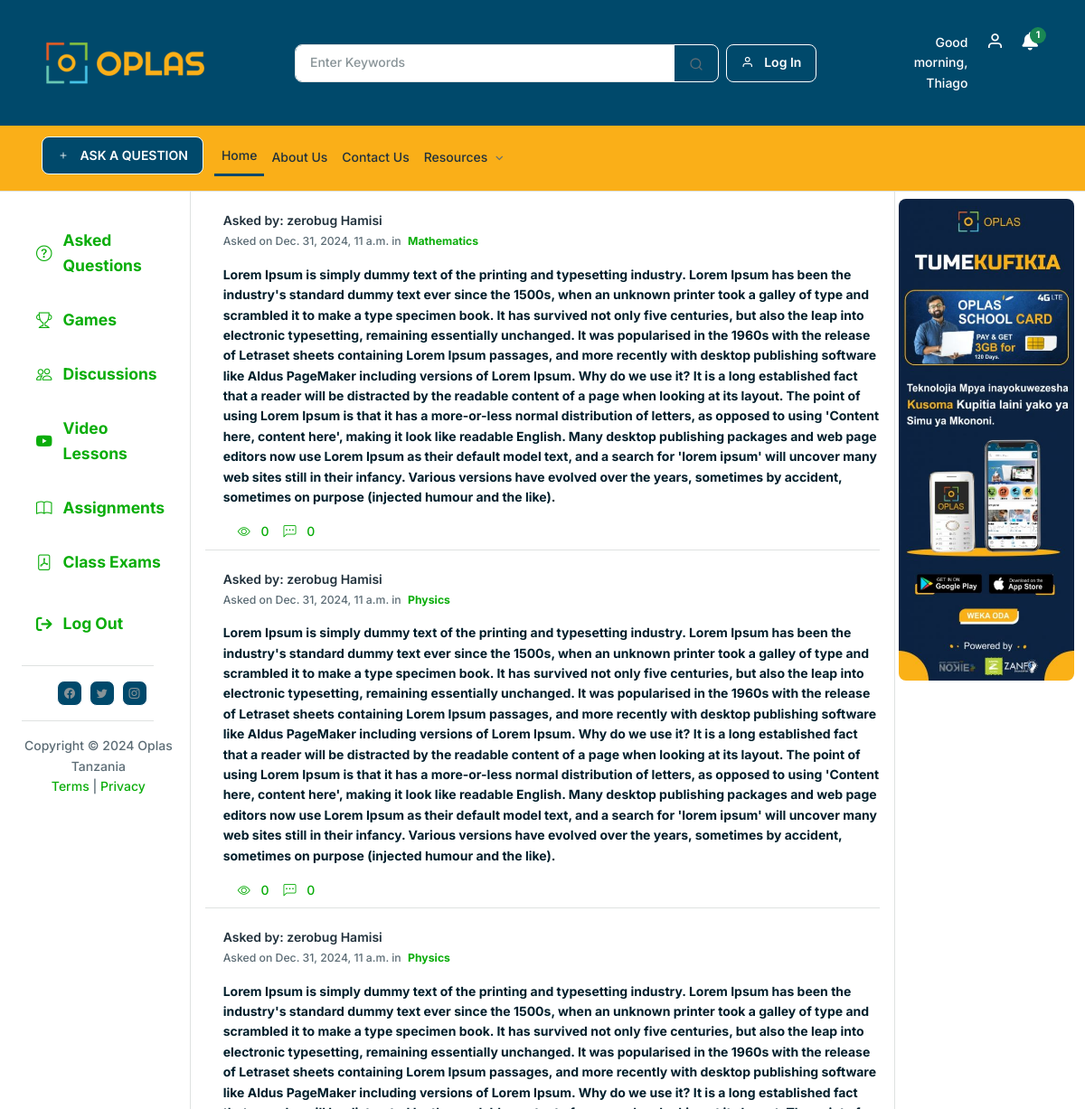
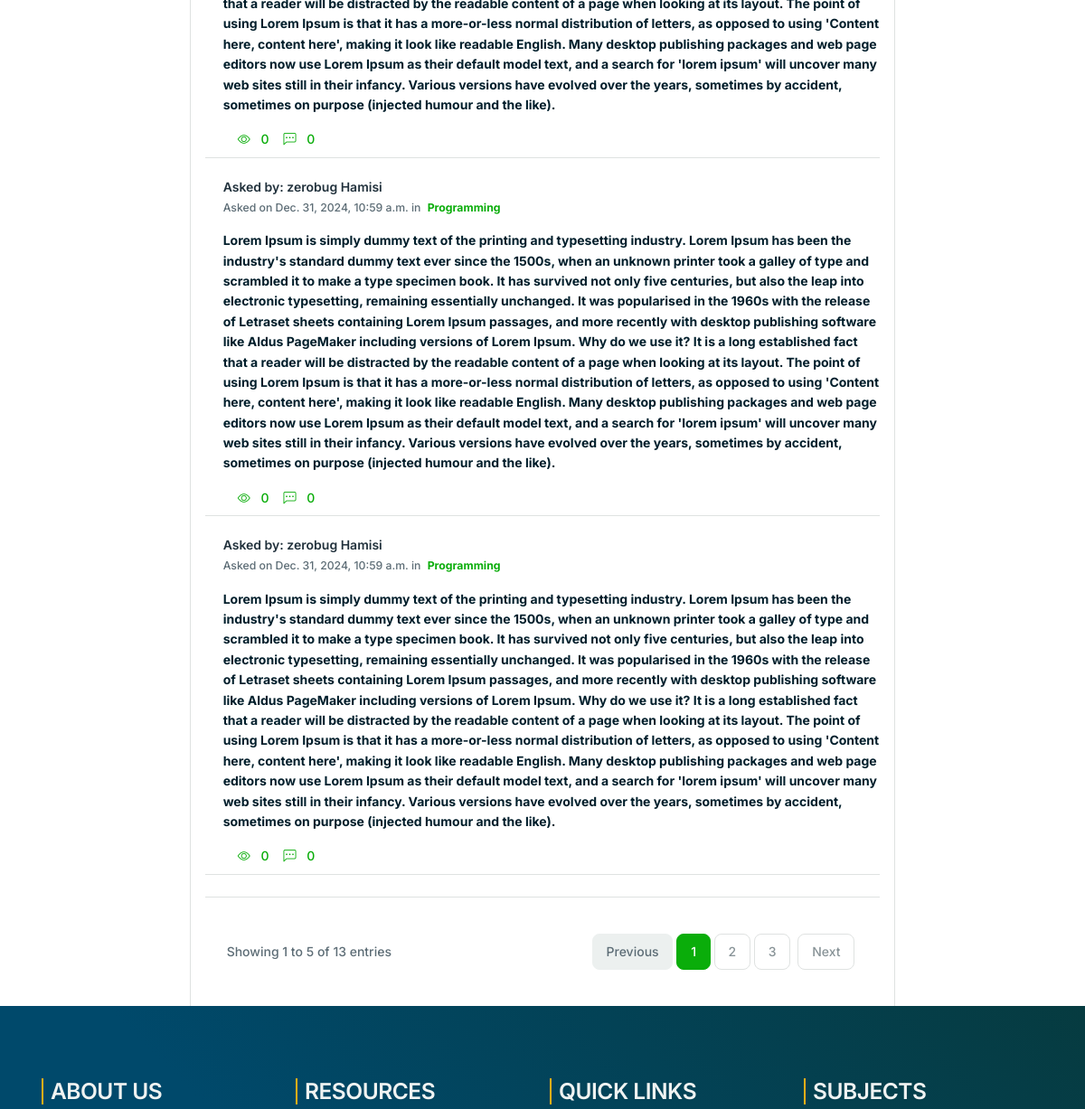
The app's page /asked-questions (signed in, upper part), older data (2 pictures, top to bottom).
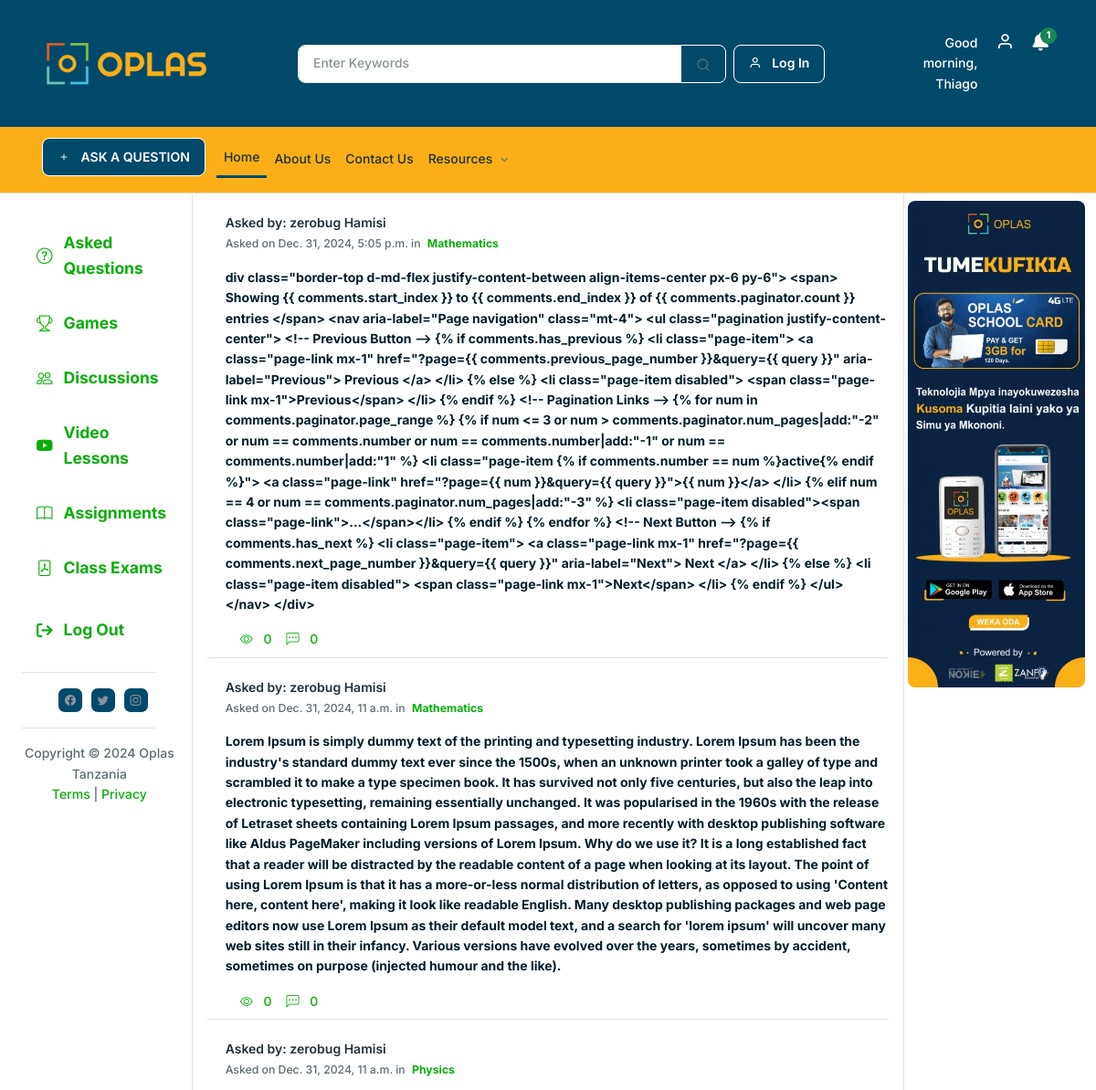
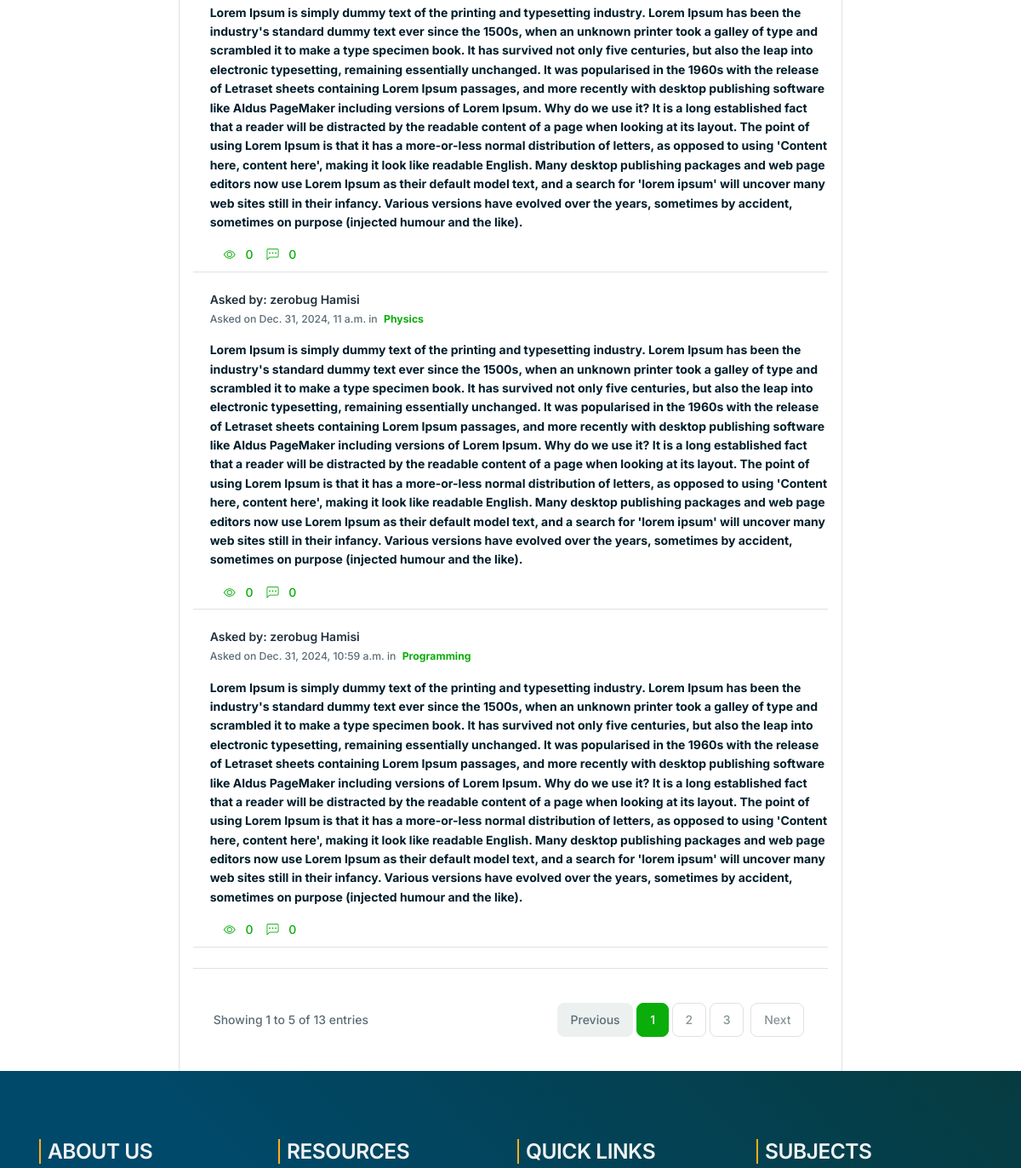
The same page, newer data (2 pictures, top to bottom).
### base/models.py (models this page shows, shortened)
class AskQuestion(models.Model):
    student = models.ForeignKey(User, on_delete=models.CASCADE, related_name="questions", limit_choices_to={'role': 'student'})
    SubjectName = models.ForeignKey(Subjects, on_delete=models.CASCADE, related_name="asked_questions")
    LevelName = models.ForeignKey(SchoolLevels, on_delete=models.CASCADE, verbose_name='Level Name')
    class_name = models.ForeignKey(SchoolClases, on_delete=models.CASCADE, related_name="asked_questions")
    assignment = models.ForeignKey(AssignToClasses, on_delete=models.CASCADE, related_name="questions")
    question_text = models.TextField()
    is_answered = models.BooleanField(default=False)
    views = models.PositiveIntegerField(default=0)
    created_at = models.DateTimeField(auto_now_add=True)
    updated_at = models.DateTimeField(auto_now=True)
    display_fields = ['student','assignment','question_text']
    class Meta:
        ordering = ['-created_at']

class User(AbstractUser):
    ROLE_CHOICES = [
        ('admin', 'admin'),
        ('teacher', 'teacher'),
        ('student', 'student'),
    ]
    role = models.CharField(max_length=20, choices=ROLE_CHOICES)
    phoneNumber = models.CharField(max_length=15, blank=True, null=True)
    display_fields = ['username', 'email', 'phoneNumber', 'role', 'is_active']
    class Meta:
        verbose_name = 'User'
        verbose_name_plural = 'Users'

class Subjects(models.Model):
    SubjectName = models.CharField(max_length=100, verbose_name='Subject Name')
    CreatedDate = models.DateTimeField(auto_now_add=True, verbose_name='Create Date')
    ModifiedDate = models.DateTimeField(auto_now=True, verbose_name='Modified Date')
    display_fields = ['SubjectName', 'CreatedDate','ModifiedDate']
    class Meta:
        verbose_name = 'Subject'
        verbose_name_plural = 'Subjects'

### base/views.py (the view)
# urls.py: path("asked-questions", views.AskedQestions, name="asked_questions"),
def AskedQestions(request):
    sitename = "ASKED QUESTIONS | OPLAS TANZANIA"
    page_name = 'Home'
    try:
        if not request.user.is_authenticated:
            return redirect('home')
        student = Students.objects.get(user=request.user)
    except Students.DoesNotExist:
        return redirect('home')
    student_level_order = student.schoolLevel.level_order
    ask_questions = AskQuestion.objects.filter(
    LevelName__level_order__lte=student_level_order
)
    paginator = Paginator(ask_questions, 5)  # Show 10 students per page
    page_number = request.GET.get('page')
    try:
        ask_questions = paginator.page(page_number)
    except PageNotAnInteger:
        ask_questions = paginator.page(1)
    except EmptyPage:
        ask_questions = paginator.page(paginator.num_pages)
    context = {
        'sitename': sitename,
        'page_name': page_name,
        'ask_questions': ask_questions,
    }
    return render(request, 'base/asked-questions.html', context)

### base/context_processors.py (called while the page is built)
def subject_context(request):
    subjects_context = Subjects.objects.all()
    return {'subjects_context': subjects_context}

def notifications_context(request):
    notifications = None
    if request.user.is_authenticated:
        try:
            notifications = request.user.notifications.all()
            unread_notifications = notifications.filter(is_read=False)
            if unread_notifications.exists():
                unread_notifications.update(is_read=True)
        except Notification.DoesNotExist:
            notifications = None
    return {'notifications': notifications}

def SubjectImage(request):
    subject_image = WebImages.objects.filter(ImageTitle='Subject').first()
    return {'subject_image': subject_image}

def NotesImage(request):
    notes_image = WebImages.objects.filter(ImageTitle='Notes').first()
    return {'notes_image': notes_image}

def BooksImage(request):
    book_image = WebImages.objects.filter(ImageTitle='Books').first()
    return {'book_image': book_image}

def PaperImage(request):
    paper_image = WebImages.objects.filter(ImageTitle='Paper').first()
    return {'paper_image': paper_image}

### base/templates/base/asked-questions.html
{% extends 'main.html' %}
{% load static %}
{% block content %}
<div class="container mt-6">
    <div class="col-md-12">
        {% for ask_question in ask_questions %}
        <div class="mb-6">
            <div class="d-flex border-bottom pb-2 mb-2">
                <div class="ms-5">
                    <h6 class="mb-1">Asked by: {{ask_question.student.first_name}} {{ask_question.student.last_name}}</h6>
                    <p class="small">
                        <span class="">Asked on {{ask_question.created_at}} in </span>
                        <span class="text-primary ms-1 fw-bold">{{ask_question.SubjectName.SubjectName}}</span>
                    </p>
                    <p><a href="{% url "view_asked_questions" ask_question.id %}" class="text-dark fw-bold">{{ask_question.question_text}}</a></p>
                    <div class="d-flex justify-content-start mt-4">
                        <a href="#" class="ms-4">
                            <i class="bi bi-eye me-2"></i> {{ ask_question.views }}
                        </a>
                        <a href="#" class="ms-4">
                            <i class="bi bi-chat-left-dots me-2"></i> {{ ask_question.answers.count }}
                        </a>
                    </div>
                </div>
            </div>
        </div>
        {% endfor %}
        <div class="border-top d-md-flex justify-content-between align-items-center px-6 py-6">
            <span>
                Showing
                {{ ask_questions.start_index }} to {{ ask_questions.end_index }} of {{ ask_questions.paginator.count }} entries
            </span>
            <nav aria-label="Page navigation" class="mt-4">
                <ul class="pagination justify-content-center">
                    {% if ask_questions.has_previous %}
                        <li class="page-item">
                            <a class="page-link mx-1" href="?page={{ ask_questions.previous_page_number }}&query={{ query }}" aria-label="Previous">
                                Previous
                            </a>
                        </li>
                    {% else %}
                        <li class="page-item disabled">
                            <span class="page-link mx-1">Previous</span>
                        </li>
                    {% endif %}
                    {% for num in ask_questions.paginator.page_range %}
                        {% if num <= 3 or num > ask_questions.paginator.num_pages|add:"-2" or num == ask_questions.number or num == ask_questions.number|add:"-1" or num == ask_questions.number|add:"1" %}
                            <li class="page-item {% if ask_questions.number == num %}active{% endif %}">
                                <a class="page-link" href="?page={{ num }}&query={{ query }}">{{ num }}</a>
                            </li>
                        {% elif num == 4 or num == ask_questions.paginator.num_pages|add:"-3" %}
                            <li class="page-item disabled"><span class="page-link">...</span></li>
                        {% endif %}
                    {% endfor %}
                    {% if ask_questions.has_next %}
                        <li class="page-item">
                            <a class="page-link mx-1" href="?page={{ ask_questions.next_page_number }}&query={{ query }}" aria-label="Next">
                                Next
                            </a>
                        </li>
                    {% else %}
                        <li class="page-item disabled">
                            <span class="page-link mx-1">Next</span>
                        </li>
                    {% endif %}
                </ul>
            </nav>
        </div>
    </div>
</div>
{% endblock %}

Row changes from the older to the newer data that the page shows:
no longer on this page (row unchanged): AskQuestion: student.first_name "zerobug", student.last_name "Hamisi", created_at "Dec. 31, 2024, 10:59 a.m.", SubjectName.SubjectName "Programming", question_text "Lorem Ipsum is simply dummy text of the printing and typesetting industry. Lorem Ipsum has been the industry's standard dummy text ever since the 1500s, when an unknown printer took a galley of type and scrambled it to make a type specimen book. It has survived not only five centuries, but also the leap into electronic typesetting, remaining essentially unchanged. It was popularised in the 1960s with the release of Letraset sheets containing Lorem Ipsum passages, and more recently with desktop publishing software like Aldus PageMaker including versions of Lorem Ipsum. Why do we use it? It is a long established fact that a reader will be distracted by the readable content of a page when…", views "0", answers.count "0"
added AskQuestion: student.first_name "zerobug", student.last_name "Hamisi", created_at "Dec. 31, 2024, 5:05 p.m.", SubjectName.SubjectName "Mathematics", question_text "div class=\"border-top d-md-flex justify-content-between align-items-center px-6 py-6\"> <span> Showing {{ comments.start_index }} to {{ comments.end_index }} of {{ comments.paginator.count }} entries </span> <nav aria-label=\"Page navigation\" class=\"mt-4\"> <ul class=\"pagination justify-content-center\"> <!-- Previous Button --> {% if comments.has_previous %} <li class=\"page-item\"> <a class=\"page-link mx-1\" href=\"?page={{ comments.previous_page_number }}&query={{ query }}\" aria-label=\"Previous\"> Previous </a> </li> {% else %} <li class=\"page-item disabled\"> <span class=\"page-link mx-1\">Previous</span> </li> {% endif %} <!-- Pagination Links --> {% for num in comments.paginator.page_range %} {%…", views "0", answers.count "0"
